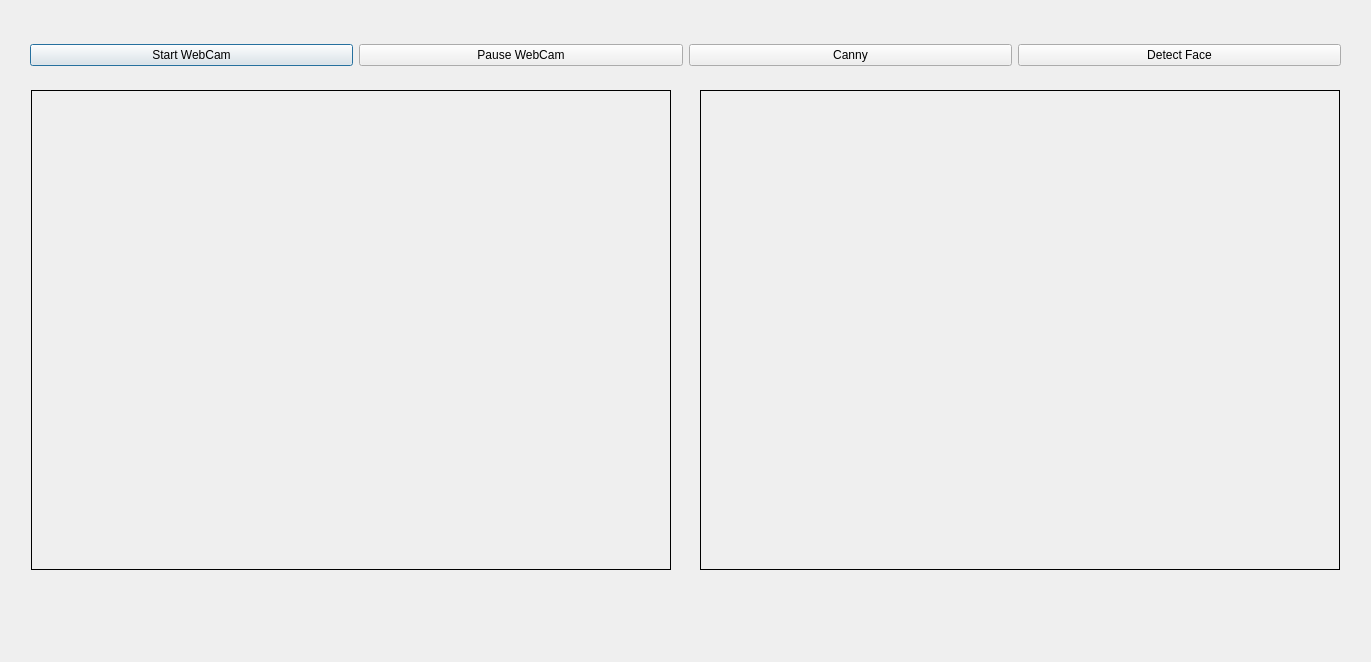
<?xml version="1.0" encoding="UTF-8"?>
<ui version="4.0">
 <class>Dialog</class>
 <widget class="QDialog" name="Dialog">
  <property name="geometry">
   <rect>
    <x>0</x>
    <y>0</y>
    <width>1371</width>
    <height>662</height>
   </rect>
  </property>
  <property name="windowTitle">
   <string>Dialog</string>
  </property>
  <widget class="QLabel" name="imgLabel">
   <property name="geometry">
    <rect>
     <x>31</x>
     <y>90</y>
     <width>640</width>
     <height>480</height>
    </rect>
   </property>
   <property name="frameShape">
    <enum>QFrame::Box</enum>
   </property>
   <property name="text">
    <string/>
   </property>
  </widget>
  <widget class="QLabel" name="processedLabel">
   <property name="geometry">
    <rect>
     <x>700</x>
     <y>90</y>
     <width>640</width>
     <height>480</height>
    </rect>
   </property>
   <property name="frameShape">
    <enum>QFrame::Box</enum>
   </property>
   <property name="text">
    <string/>
   </property>
  </widget>
  <widget class="QWidget" name="">
   <property name="geometry">
    <rect>
     <x>30</x>
     <y>40</y>
     <width>1311</width>
     <height>30</height>
    </rect>
   </property>
   <layout class="QHBoxLayout" name="horizontalLayout">
    <item>
     <widget class="QPushButton" name="startButton">
      <property name="text">
       <string>Start WebCam</string>
      </property>
     </widget>
    </item>
    <item>
     <widget class="QPushButton" name="stopButton">
      <property name="text">
       <string>Pause WebCam</string>
      </property>
     </widget>
    </item>
    <item>
     <widget class="QPushButton" name="cannyButton">
      <property name="text">
       <string>Canny</string>
      </property>
     </widget>
    </item>
    <item>
     <widget class="QPushButton" name="detectButton">
      <property name="text">
       <string>Detect Face</string>
      </property>
     </widget>
    </item>
   </layout>
  </widget>
 </widget>
 <resources/>
 <connections/>
</ui>
